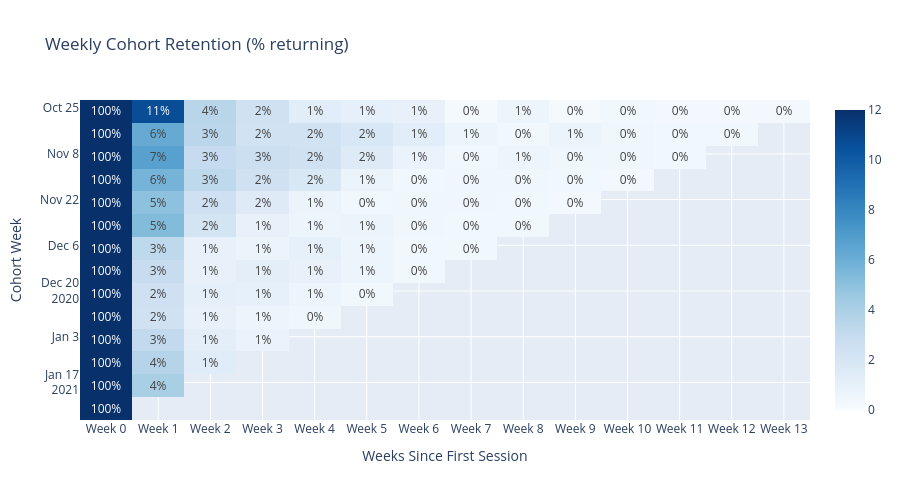

The code cell stored with this chart in its notebook:
### Code cell
# ── Section 8b: Retention heatmap — censoring + partial-cohort guards ─────
# Same logic as generate_dashboard.py, so notebook and dashboard agree.
import datetime as _dt

cohort_pivot = cohort_df.pivot(index="cohort_week", columns="weeks_since_cohort",
                               values="active_users")

# Censoring guard: week N of a cohort is observed only if the whole week fits in
# the window. Unobserved → NaN (blank); observed but nobody returned → real 0.
_start = _dt.date(int(DATE_START[:4]), int(DATE_START[4:6]), int(DATE_START[6:8]))
_end   = _dt.date(int(DATE_END[:4]),   int(DATE_END[4:6]),   int(DATE_END[6:8]))
_cohort_dates = [pd.Timestamp(d).date() for d in cohort_pivot.index]
_observed = pd.DataFrame(
    [[(cd + _dt.timedelta(days=7 * int(k) + 6)) <= _end for k in cohort_pivot.columns]
     for cd in _cohort_dates],
    index=cohort_pivot.index, columns=cohort_pivot.columns,
)
cohort_pivot = cohort_pivot.where(_observed)
cohort_pivot = cohort_pivot.mask(_observed & cohort_pivot.isna(), 0)
censored = int((~_observed).sum().sum())
print(f"Censored cells (blank, not 0%): {censored} of {_observed.size} "
      f"({censored / _observed.size * 100:.0f}%)")

cohort_pct = cohort_pivot.div(cohort_pivot[0], axis=0).multiply(100).round(1)

# Partial-first-cohort guard: Monday-anchored buckets + a window that opens
# mid-week → the first bucket is a partial week with a much smaller base.
partial_first = _cohort_dates[0] < _start
if partial_first:
    print(f"Partial first cohort {_cohort_dates[0]}: {int(cohort_pivot[0].iloc[0]):,} users "
          f"vs {int(cohort_pivot[0].iloc[1]):,} in the first full cohort — excluded from averages")

cohort_pct.index   = cohort_pct.index.astype(str)
cohort_pct.columns = [f"Week {c}" for c in cohort_pct.columns]
cohort_pct_full    = cohort_pct.iloc[1:] if partial_first else cohort_pct

print("Retention matrix (% of cohort returning; blank = not yet observable):")
display(cohort_pct)

z   = cohort_pct.values.tolist()
txt = [["" if pd.isna(v) else f"{v:.0f}%" for v in row] for row in z]

# Blues runs light → dark as the value rises, so darker = better retention.
# zmax=12 keeps the 0–12% band readable; Week 0 is 100% by definition.
fig_ret = go.Figure(go.Heatmap(
    z=z, x=cohort_pct.columns.tolist(), y=cohort_pct.index.tolist(),
    text=txt, texttemplate="%{text}",
    colorscale="Blues", zmin=0, zmax=12, hoverongaps=False,
))
fig_ret.update_layout(
    title="Weekly Cohort Retention (% returning)",
    xaxis_title="Weeks Since First Session",
    yaxis_title="Cohort Week",
    height=500,
    yaxis_autorange="reversed",
)
fig_ret.show()

# Headline KPIs: full cohorts only; censored (NaN) cells are skipped by .mean().
if "Week 1" in cohort_pct_full.columns:
    print(f"\nAvg Week-1 retention (full cohorts): {cohort_pct_full['Week 1'].mean():.1f}%")
if "Week 2" in cohort_pct_full.columns:
    print(f"Avg Week-2 retention (full cohorts): {cohort_pct_full['Week 2'].mean():.1f}%")

### Figure 1 — Plotly figure (JSON) as saved in the notebook; plotly's stock layout.template omitted (floating-point values rounded to 4 significant figures; data arrays with more than 128 entries replaced by an {"elided": "..."} marker saying what was removed)
{"data": [{"colorscale": [[0.0, "rgb(247,251,255)"], [0.125, "rgb(222,235,247)"], [0.25, "rgb(198,219,239)"], [0.375, "rgb(158,202,225)"], [0.5, "rgb(107,174,214)"], [0.625, "rgb(66,146,198)"], [0.75, "rgb(33,113,181)"], [0.875, "rgb(8,81,156)"], [1.0, "rgb(8,48,107)"]], "hoverongaps": false, "text": {"elided": "14x14 str values"}, "texttemplate": "%{text}", "type": "heatmap", "x": ["Week 0", "Week 1", "Week 2", "Week 3", "Week 4", "Week 5", "Week 6", "Week 7", "Week 8", "Week 9", "Week 10", "Week 11", "Week 12", "Week 13"], "y": ["2020-10-26", "2020-11-02", "2020-11-09", "2020-11-16", "2020-11-23", "2020-11-30", "2020-12-07", "2020-12-14", "2020-12-21", "2020-12-28", "2021-01-04", "2021-01-11", "2021-01-18", "2021-01-25"], "z": {"elided": "14x14 float values"}, "zmax": 12, "zmin": 0}], "layout": {"height": 500, "title": {"text": "Weekly Cohort Retention (% returning)"}, "xaxis": {"title": {"text": "Weeks Since First Session"}}, "yaxis": {"autorange": "reversed", "title": {"text": "Cohort Week"}}}}
